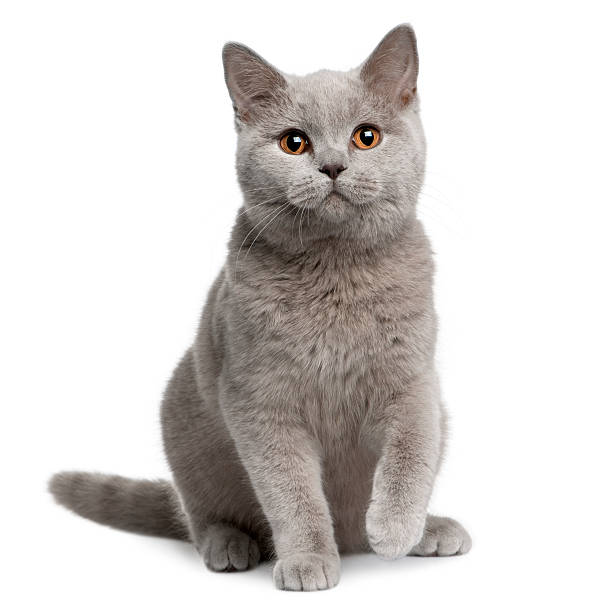
#> input picture Lab_4/img.png, 612 x 611 px
$ python Lab_4.py   (older library calls are emulated)
#> lines starting #> are read from the running program, lines starting #| are printed output that depends on the picture; after the words box and inside, x2 and y2 are one past the last pixel; in counts of white or black regions, pixels touching at a corner belong together
import cv2
import numpy as np

image_path = 'img.png'
# В данной работе контур рассматривается как совокупность пикселей, в
# окрестности которых наблюдается скачкообразное изменение функции
# яркости. Точки контура представляют собой границу объекта, отделяющую
# его от фона. В дальнейшем в данной работе также для обозначения контура
# будет использоваться понятие граница, подразумевающее границу яркости.
def process_and_blur_image(image_path):
#> called with image_path = 'img.png'
    try:
        # Читаем изображение
        image = cv2.imread(image_path, cv2.IMREAD_COLOR)
#> image is the input picture: shape (611, 612, 3); mean B, G, R 209.1, 211.3, 215

        # Переводим изображение в черно-белый формат
        grayscale_image = cv2.cvtColor(image, cv2.COLOR_BGR2GRAY)

        # Применяем размытие по Гауссу
        blurred_image = cv2.GaussianBlur(grayscale_image, (5, 5), 0)  # Меняйте размер матрицы и sigma по вашему желанию

        # Выводим исходное изображение
        cv2.imshow('Task 1 - Original Image', grayscale_image)
        cv2.waitKey(0)

        # Выводим размытое изображение
        cv2.imshow('Task 1 - Blurred Image', blurred_image)
        cv2.waitKey(0)
        cv2.destroyAllWindows()

    except Exception as e:
        print(f"Произошла ошибка: {str(e)}")

# Сглаживание изображения с помощью фильтра Гаусса.
# Вычисление градиента интенсивности с использованием операторов Собеля.
# Подавление немаксимумов для выделения локальных максимумов в градиенте.
# Двойная пороговая фильтрация для определения пикселей границ.
# Связывание границ и удаление шума.
# - cv2.CV: тип выходных данных градиента. В данном случае, используется 64-битное число с плавающей запятой для точности.
# - 1: порядок производной по оси x.
# Суть операции свертки заключается в перемещении фильтра по всем пикселям изображения
# и вычислении взвешенной суммы значений пикселей, попадающих под фильтр. Веса определяются
# значениями фильтра. Результатом операции свертки является новое изображение, в котором каждый
# пиксель представляет собой взвешенную сумму значений пикселей вокруг него.
def calculate_gradients(image_path):
#> called with image_path = 'img.png'
    try:
        # Читаем изображение
        image = cv2.imread(image_path, cv2.IMREAD_GRAYSCALE)
#> image: shape (611, 612); min 0, max 255, mean 212
        # Оператор Собеля - это оператор, используемый для вычисления градиента яркости пикселей. Он основан на свертке
        # изображения с двумя ядрами (одним для вычисления горизонтального градиента и другим для вертикального).
        # Оператор Собеля выявляет вертикальные и горизонтальные границы на изображении.
        # Вычисляем градиенты по x и y направлениям
        gradient_x = cv2.Sobel(image, cv2.CV_64F, 1, 0, ksize=3)
        gradient_y = cv2.Sobel(image, cv2.CV_64F, 0, 1, ksize=3)
        # Этап подавления немаксимумов заключается в сравнении значений градиента пикселя с его соседями в направлении градиента.
        # Только локальные максимумы градиента сохраняются, а все остальные пиксели подавляются.
        # Угол градиента играет роль в определении направления проверки для каждого пикселя.
        # Вычисляем длины и углы градиентов
        gradient_magnitude = np.sqrt(gradient_x ** 2 + gradient_y ** 2)
        gradient_angle = np.arctan2(gradient_y, gradient_x) * 180 / np.pi  # Перевод в градусы
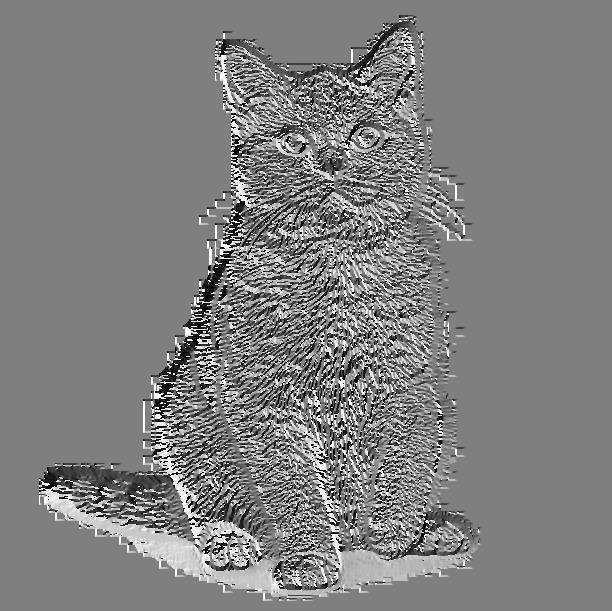
#> gradient_angle: shape (611, 612) float64; min -179.8, max 180, mean 0.9; drawn with min black and max white

        # Выводим матрицу длин градиентов
        cv2.imshow('Task 2 - Gradient Magnitude', gradient_magnitude.astype(np.uint8))
        cv2.waitKey(0)

        # Выводим матрицу углов градиентов
        cv2.imshow('Task 2 - Gradient Angle', gradient_angle.astype(np.uint8))
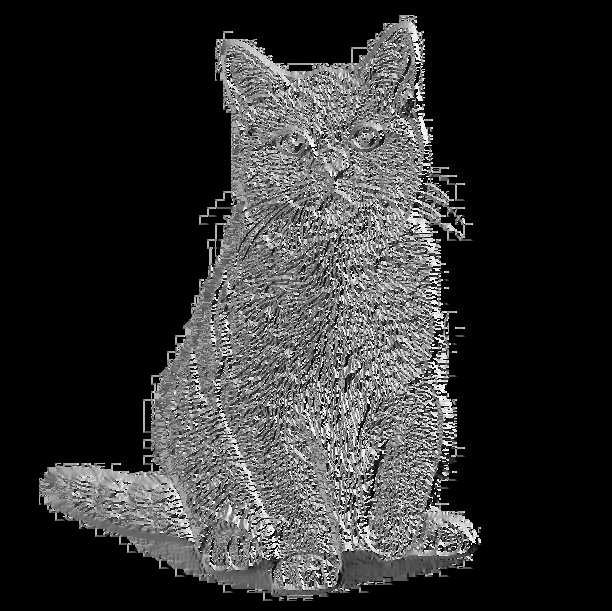
#> window 'Task 2 - Gradient Angle': shape (611, 612); min 0, max 255, mean 49.8
        cv2.waitKey(0)
        cv2.destroyAllWindows()

    except Exception as e:
        print(f"Произошла ошибка: {str(e)}")


def non_max_suppression(image_path):
#> called with image_path = 'img.png'
    try:
        # Читаем изображение в оттенках серого
        image = cv2.imread(image_path, cv2.IMREAD_GRAYSCALE)

        # Вычисляем градиенты по x и y направлениям
        gradient_x = cv2.Sobel(image, cv2.CV_64F, 1, 0, ksize=3)
        gradient_y = cv2.Sobel(image, cv2.CV_64F, 0, 1, ksize=3)

        # Вычисляем длины и углы градиентов
        gradient_magnitude = np.sqrt(gradient_x ** 2 + gradient_y ** 2)
        gradient_angle = np.arctan2(gradient_y, gradient_x) * 180 / np.pi  # Перевод в градусы

        # Выполняем подавление немаксимумов
        suppressed_image = np.zeros_like(gradient_magnitude)
        height, width = gradient_magnitude.shape
#> height = 611; width = 612

        for i in range(1, height - 1):
            for j in range(1, width - 1):
                angle = gradient_angle[i, j]

                # Определяем соседние пиксели в направлении градиента
                if (angle >= -22.5 and angle < 22.5) or (angle >= 157.5 or angle < -157.5):
                    neighbors = [gradient_magnitude[i, j - 1], gradient_magnitude[i, j + 1]]
                elif (angle >= 22.5 and angle < 67.5) or (angle >= -157.5 and angle < -112.5):
                    neighbors = [gradient_magnitude[i - 1, j - 1], gradient_magnitude[i + 1, j + 1]]
                elif (angle >= 67.5 and angle < 112.5) or (angle >= -112.5 and angle < -67.5):
                    neighbors = [gradient_magnitude[i - 1, j], gradient_magnitude[i + 1, j]]
                else:
                    neighbors = [gradient_magnitude[i - 1, j + 1], gradient_magnitude[i + 1, j - 1]]

                # Проверяем, является ли текущий пиксель локальным максимумом
                if gradient_magnitude[i, j] >= max(neighbors):
                    suppressed_image[i, j] = gradient_magnitude[i, j]
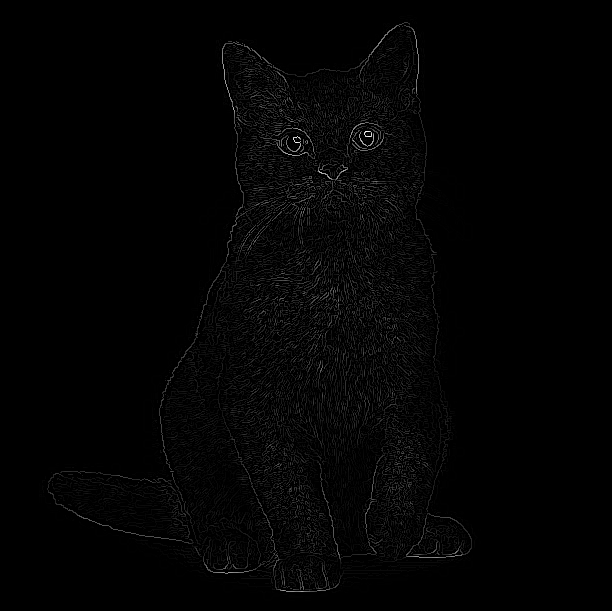
#> suppressed_image: shape (611, 612) float64; min 0, max 973.2, mean 13.6; drawn with min black and max white

        # Выводим изображение с подавлением немаксимумов
        cv2.imshow('Task 3 - Non-Maximum Suppression', suppressed_image.astype(np.uint8))
        cv2.waitKey(0)
        cv2.destroyAllWindows()

    except Exception as e:
        print(f"Произошла ошибка: {str(e)}")


def double_thresholding(image_path, low_threshold, high_threshold):
#> called with image_path = 'img.png', low_threshold = 50, high_threshold = 150
    try:
        # Читаем изображение в оттенках серого
        image = cv2.imread(image_path, cv2.IMREAD_GRAYSCALE)

        # Вычисляем градиенты по x и y направлениям
        gradient_x = cv2.Sobel(image, cv2.CV_64F, 1, 0, ksize=3)
        gradient_y = cv2.Sobel(image, cv2.CV_64F, 0, 1, ksize=3)

        # Вычисляем длины градиентов
        gradient_magnitude = np.sqrt(gradient_x ** 2 + gradient_y ** 2)

        # Применяем двойную пороговую фильтрацию
        edge_map = np.zeros_like(image)
        strong_edges = (gradient_magnitude >= high_threshold)
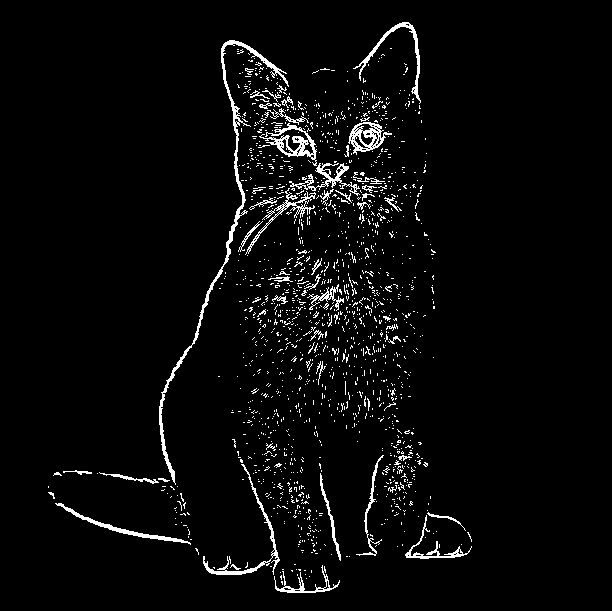
#> strong_edges: shape (611, 612) bool; 3.8% white in thin lines or dots, all inside (x1, y1, x2, y2) = (48, 22, 472, 593)
        weak_edges = (gradient_magnitude >= low_threshold) & (gradient_magnitude < high_threshold)
#> weak_edges: shape (611, 612) bool; 16.8% white in thin lines or dots, all inside (x1, y1, x2, y2) = (45, 21, 473, 593)
        edge_map[strong_edges] = 255
        edge_map[weak_edges] = 127

        # Выводим изображение с примененной двойной пороговой фильтрацией
        cv2.imshow('Task 4 - Edge Map', edge_map)
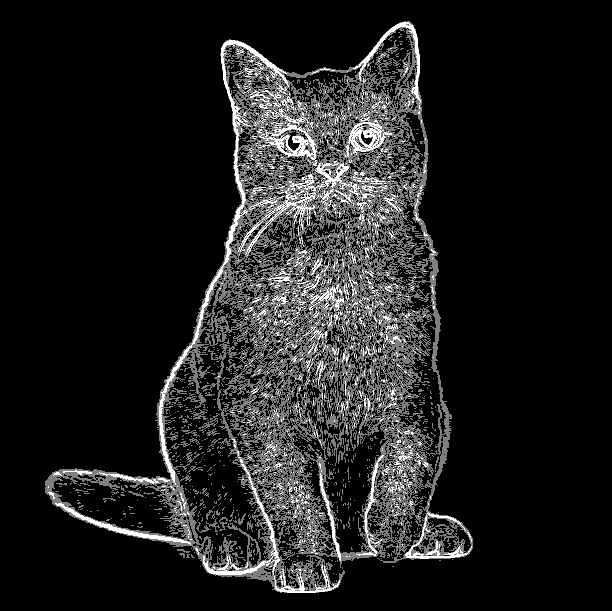
#> window 'Task 4 - Edge Map': shape (611, 612); min 0, max 255, mean 30.9
        cv2.waitKey(0)
        cv2.destroyAllWindows()

    except Exception as e:
        print(f"Произошла ошибка: {str(e)}")


def double_thresholding2(image_path, low_threshold, high_threshold, kernel_size, sigma):
#> called with image_path = 'img.png', low_threshold = 50, high_threshold = 100, kernel_size = 5, sigma = 1
    try:
        # Читаем изображение в оттенках серого
        image = cv2.imread(image_path, cv2.IMREAD_GRAYSCALE)

        # Применяем размытие Гаусса
        blurred_image = cv2.GaussianBlur(image, (kernel_size, kernel_size), sigma)

        # Вычисляем градиенты по x и y направлениям
        gradient_x = cv2.Sobel(blurred_image, cv2.CV_64F, 1, 0, ksize=3)
        gradient_y = cv2.Sobel(blurred_image, cv2.CV_64F, 0, 1, ksize=3)
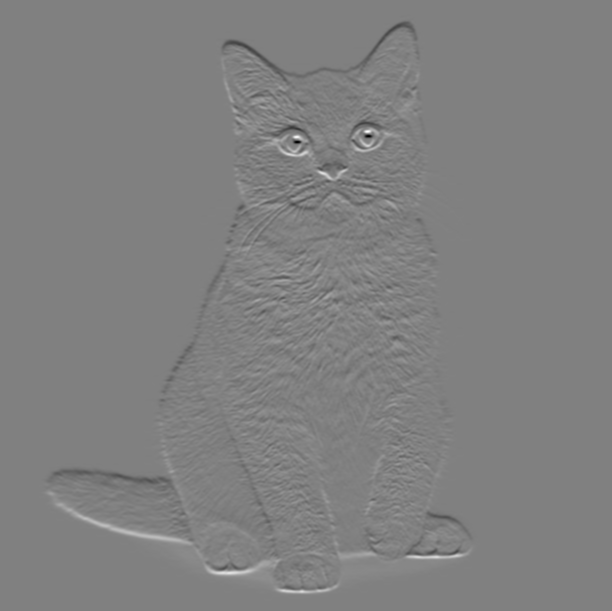
#> gradient_y: shape (611, 612) float64; min -586, max 575, mean 0; drawn with min black and max white

        # Вычисляем длины градиентов
        gradient_magnitude = np.sqrt(gradient_x ** 2 + gradient_y ** 2)

        # Применяем двойную пороговую фильтрацию
        edge_map = np.zeros_like(image)
        strong_edges = (gradient_magnitude >= high_threshold)
#> strong_edges: shape (611, 612) bool; 3.5% white; 357 white regions (311 under 20 px), largest, box (x1, y1, x2, y2) and area: (158, 40, 292, 490) 2669, (47, 470, 192, 545) 1407, (202, 438, 281, 576) 1017
        weak_edges = (gradient_magnitude >= low_threshold) & (gradient_magnitude < high_threshold)
#> weak_edges: shape (611, 612) bool; 7.9% white in thin lines or dots, all inside (x1, y1, x2, y2) = (45, 21, 474, 594)
        edge_map[strong_edges] = 255
        edge_map[weak_edges] = 127

        # Выводим изображение с примененной двойной пороговой фильтрацией
        cv2.imshow('Edge Map', edge_map)
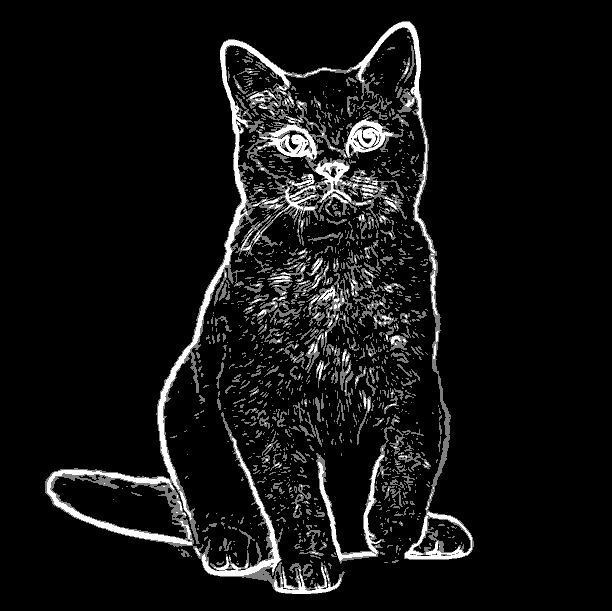
#> window 'Edge Map': shape (611, 612); min 0, max 255, mean 18.9
        cv2.waitKey(0)
        cv2.destroyAllWindows()

    except Exception as e:
        print(f"Произошла ошибка: {str(e)}")


process_and_blur_image(image_path)


calculate_gradients(image_path)

non_max_suppression(image_path)

low_threshold = 50  # Нижний порог
high_threshold = 150  # Верхний порог
double_thresholding(image_path, low_threshold, high_threshold)


low_threshold = 50  # 10 10 100 Нижний порог
high_threshold = 100  # 3 11 33 Верхний порог
kernel_size = 5  # 15 6 55 Размер матрицы Гаусса
sigma = 1.0  # Значение среднеквадратичного отклонения

double_thresholding2(image_path, low_threshold, high_threshold, kernel_size, sigma)

# task5
# можно изменять значения low_threshold, high_threshold, kernel_size и sigma
# и прогонять изображение через процесс обработки с разными параметрами
